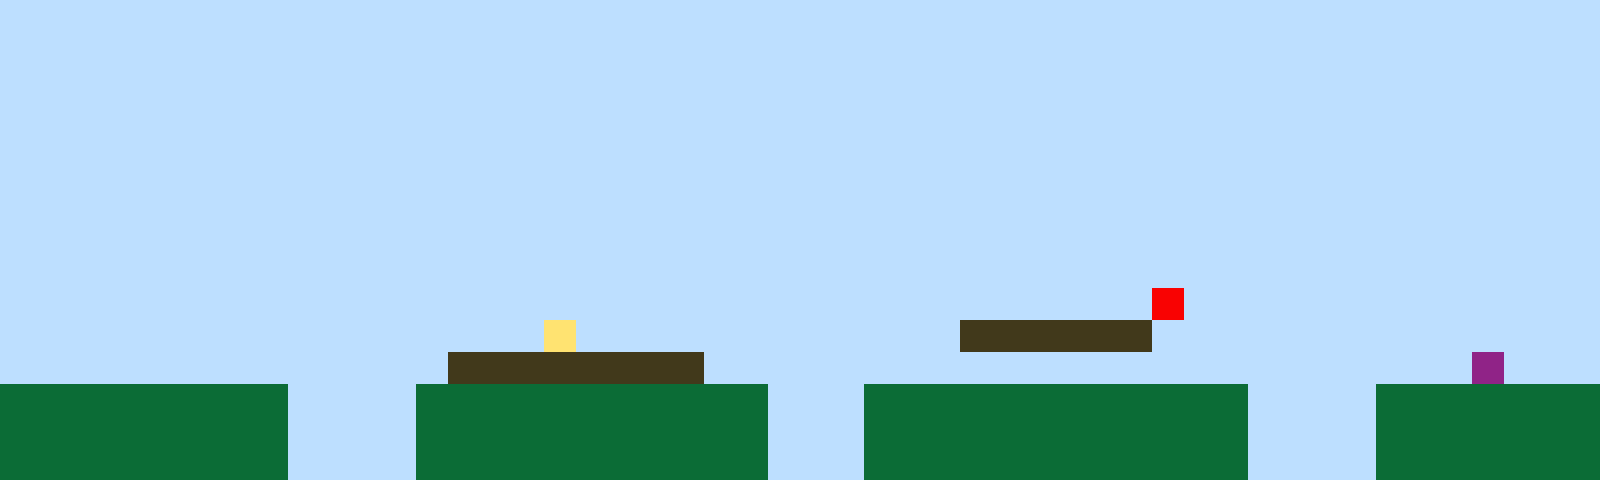

A level layout from a 2D game, rendered from its tile map. Below: a short description, then the map file with its tile-grid data intact:
An orthogonal 50x15 tile map with 32x32 px tiles, 1 tile layer (Tile Layer 1).

<map version="1.10" tiledversion="1.11.2" orientation="orthogonal" renderorder="right-up" width="50" height="15" tilewidth="32" tileheight="32" infinite="0" nextlayerid="2" nextobjectid="1"><editorsettings><export target="map1.csv" format="csv" /></editorsettings><tileset firstgid="1" name="sprites" tilewidth="32" tileheight="32" tilecount="6" columns="3"><image source="sprites.png" width="96" height="64" /></tileset><layer id="1" name="Tile Layer 1" width="50" height="15"><data encoding="csv">1,1,1,1,1,1,1,1,1,1,1,1,1,1,1,1,1,1,1,1,1,1,1,1,1,1,1,1,1,1,1,1,1,1,1,1,1,1,1,1,1,1,1,1,1,1,1,1,1,1,1,1,1,1,1,1,1,1,1,1,1,1,1,1,1,1,1,1,1,1,1,1,1,1,1,1,1,1,1,1,1,1,1,1,1,1,1,1,1,1,1,1,1,1,1,1,1,1,1,1,1,1,1,1,1,1,1,1,1,1,1,1,1,1,1,1,1,1,1,1,1,1,1,1,1,1,1,1,1,1,1,1,1,1,1,1,1,1,1,1,1,1,1,1,1,1,1,1,1,1,1,1,1,1,1,1,1,1,1,1,1,1,1,1,1,1,1,1,1,1,1,1,1,1,1,1,1,1,1,1,1,1,1,1,1,1,1,1,1,1,1,1,1,1,1,1,1,1,1,1,1,1,1,1,1,1,1,1,1,1,1,1,1,1,1,1,1,1,1,1,1,1,1,1,1,1,1,1,1,1,1,1,1,1,1,1,1,1,1,1,1,1,1,1,1,1,1,1,1,1,1,1,1,1,1,1,1,1,1,1,1,1,1,1,1,1,1,1,1,1,1,1,1,1,1,1,1,1,1,1,1,1,1,1,1,1,1,1,1,1,1,1,1,1,1,1,1,1,1,1,1,1,1,1,1,1,1,1,1,1,1,1,1,1,1,1,1,1,1,1,1,1,1,1,1,1,1,1,1,1,1,1,1,1,1,1,1,1,1,1,1,1,1,1,1,1,1,1,1,1,1,1,1,1,1,1,1,1,1,1,1,1,1,1,1,1,1,1,1,1,1,1,1,1,1,1,1,1,1,1,1,1,1,1,1,1,1,1,1,1,1,1,1,1,1,1,1,1,1,1,1,1,1,1,1,1,1,1,1,1,1,1,1,1,1,1,1,1,1,1,1,1,1,1,1,1,1,1,1,1,1,1,1,1,1,1,1,1,1,1,1,1,1,1,1,1,1,1,1,1,1,1,1,1,1,1,1,1,1,1,1,1,1,1,1,1,1,1,1,1,1,1,1,1,1,1,1,1,1,1,1,1,1,1,1,1,5,1,1,1,1,1,1,1,1,1,1,1,1,1,1,1,1,1,1,1,1,1,1,1,1,1,1,1,1,1,1,4,1,1,1,1,1,1,1,1,1,1,1,1,3,3,3,3,3,3,1,1,1,1,1,1,1,1,1,1,1,1,1,1,1,1,1,1,1,1,1,1,1,1,1,1,1,1,3,3,3,3,3,3,3,3,1,1,1,1,1,1,1,1,1,1,1,1,1,1,1,1,1,1,1,1,1,1,1,1,6,1,1,1,2,2,2,2,2,2,2,2,2,1,1,1,1,2,2,2,2,2,2,2,2,2,2,2,1,1,1,2,2,2,2,2,2,2,2,2,2,2,2,1,1,1,1,2,2,2,2,2,2,2,2,2,2,2,2,2,2,2,2,1,1,1,1,2,2,2,2,2,2,2,2,2,2,2,1,1,1,2,2,2,2,2,2,2,2,2,2,2,2,1,1,1,1,2,2,2,2,2,2,2,2,2,2,2,2,2,2,2,2,1,1,1,1,2,2,2,2,2,2,2,2,2,2,2,1,1,1,2,2,2,2,2,2,2,2,2,2,2,2,1,1,1,1,2,2,2,2,2,2,2</data></layer></map>
